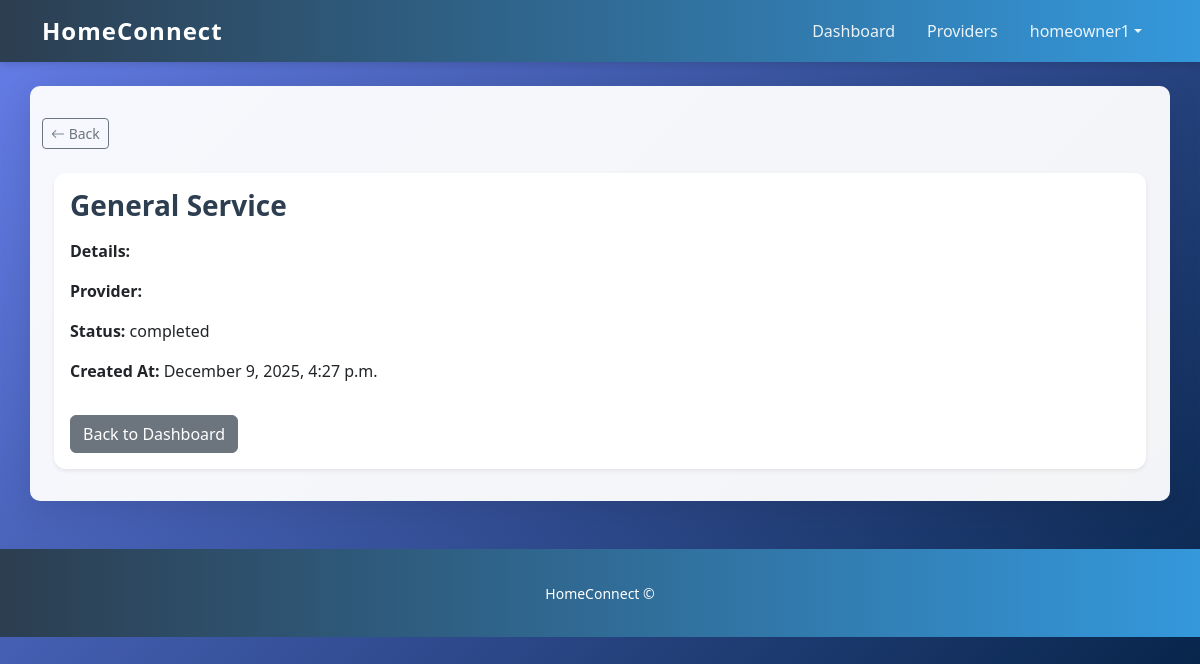
/services/requests/1/ (signed in), run on the app's committed database.
### accounts/models.py (models this page shows, shortened)
class User(AbstractUser):
    USER_TYPES = [
        ('homeowner', 'Homeowner'),
        ('service_provider', 'Service Provider'),
    ]
    user_type = models.CharField(
        max_length=20,
        choices=USER_TYPES,
        default='homeowner'
    )
    bio = models.TextField(blank=True, null=True)
    profile_image = models.ImageField(
        upload_to='profile_images/',
        blank=True,
        null=True
    )
    phone = models.CharField(max_length=30, blank=True, null=True)
    location = models.CharField(max_length=255, blank=True, null=True)
    city = models.CharField(max_length=100, blank=True, null=True)
    services = models.ManyToManyField(
        Service,
        related_name='users',
        blank=True
    )

### services/models.py (models this page shows, shortened)
class ServiceRequest(models.Model):
    STATUS_PENDING = "pending"
    STATUS_ACCEPTED = "accepted"
    STATUS_COMPLETED = "completed"
    STATUS_CANCELLED = "cancelled"
    STATUS_CHOICES = [
        (STATUS_PENDING, "Pending"),
        (STATUS_ACCEPTED, "Accepted"),
        (STATUS_COMPLETED, "Completed"),
        (STATUS_CANCELLED, "Cancelled"),
    ]
    homeowner = models.ForeignKey(
        settings.AUTH_USER_MODEL,
        on_delete=models.CASCADE,
        related_name="homeowner_requests",
    )
    provider = models.ForeignKey(
        ServiceProvider,
        on_delete=models.CASCADE,
        related_name="requests",
    )
    service = models.ForeignKey(
        Service,
        on_delete=models.CASCADE,
        related_name="requests",
        default=default_service,
    )
    description = models.TextField(
        default="No description provided",
        blank=True,
        null=True,
    )
    created_at = models.DateTimeField(auto_now_add=True)
    status = models.CharField(
        max_length=20,
        choices=STATUS_CHOICES,
        default=STATUS_PENDING,
    )
    class Meta:
        ordering = ["-created_at"]

class Service(models.Model):
    name = models.CharField(max_length=100, unique=True)
    description = models.TextField(blank=True)
    def __str__(self):
        return self.name

### services/views.py (the view)
# urls.py: path('requests/<int:pk>/', views.request_detail, name='request_detail'),
@login_required
def request_detail(request, pk):
    sr = get_object_or_404(ServiceRequest, pk=pk, homeowner=request.user)
    return render(request, 'services/request_detail.html', {'request_obj': sr})

### templates/services/request_detail.html (shortened to what this page needs)
{% extends 'base.html' %}
{% block content %}
<div class="container mt-4">
  <div class="card shadow-sm">
    <div class="card-body">
      <h3 class="card-title mb-3">{{ request_obj.service }}</h3>
      <p><strong>Details:</strong> {{ request_obj.details }}</p>
      <p><strong>Provider:</strong> {{ request_obj.provider.company_name }}</p>
      <p><strong>Status:</strong> {{ request_obj.status }}</p>
      <p><strong>Created At:</strong> {{ request_obj.created_at|date:"F j, Y, g:i a" }}</p>
      <a href="{% url 'services:dashboard' %}" class="btn btn-secondary mt-3">Back to Dashboard</a>
    </div>
  </div>
</div>
{% endblock %}

### templates/base.html (shortened to what this page needs)
{% load static %}
<!doctype html>
<html lang="en">
  <head>
    <link href="https://cdn.jsdelivr.net/npm/bootstrap@5.3.2/dist/css/bootstrap.min.css" rel="stylesheet">
    <link rel="stylesheet" href="https://cdn.jsdelivr.net/npm/bootstrap-icons@1.11.1/font/bootstrap-icons.css">
    <link rel="stylesheet" href="{% static 'css/style.css' %}">
  </head>
  <body>
    <nav class="navbar navbar-expand-lg navbar-light bg-light">
      <div class="container">
        <a class="navbar-brand" href="/">HomeConnect</a>
        <div class="collapse navbar-collapse" id="navmenu">
          <ul class="navbar-nav ms-auto">
            {% if user.is_authenticated %}
              <li class="nav-item"><a class="nav-link" href="{% url 'services:dashboard' %}">Dashboard</a></li>
              <li class="nav-item"><a class="nav-link" href="{% url 'services:providers' %}">Providers</a></li>
              <li class="nav-item dropdown">
                <a class="nav-link dropdown-toggle" href="#" id="userMenu" role="button" data-bs-toggle="dropdown" aria-expanded="false">{{ user.username }}</a>
              </li>
            {% else %}
              <li class="nav-item"><a class="nav-link" href="{% url 'accounts:login' %}">Login</a></li>
              <li class="nav-item"><a class="nav-link" href="{% url 'accounts:register' %}">Register</a></li>
            {% endif %}
          </ul>
        </div>
      </div>
    </nav>
    <main class="container mt-4">
      <div class="mb-3">
        <button class="btn btn-outline-secondary btn-sm" onclick="window.history.back()">
          <i class="bi bi-arrow-left"></i> Back
        </button>
      </div>
      {% block content %}{% endblock %}
    </main>
    <footer class="text-center mt-5 mb-4">
      <small>HomeConnect &copy; {{ now.year }}</small>
    </footer>
  </body>
</html>

### static/css/style.css (style rules this page uses)
:root { --primary-color: #2c3e50; --secondary-color: #3498db; --accent-color: #e74c3c; --light-bg: #ecf0f1; --dark-text: #2c3e50; }
body { background: linear-gradient(135deg, #667eea 0%, #001f3f 100%); min-height: 100vh; font-family: 'Segoe UI', Tahoma, Geneva, Verdana, sans-serif; color: var(--dark-text); }
main { background-color: rgba(255, 255, 255, 0.95); border-radius: 10px; padding: 2rem; margin-top: 2rem; box-shadow: 0 8px 32px rgba(0, 0, 0, 0.1); }
.navbar { background: linear-gradient(90deg, var(--primary-color) 0%, var(--secondary-color) 100%) !important; box-shadow: 0 2px 8px rgba(0, 0, 0, 0.15); }
.navbar-brand { font-weight: 700; font-size: 1.5rem; color: white !important; letter-spacing: 1px; }
.nav-link { color: rgba(255, 255, 255, 0.9) !important; transition: color 0.3s ease; margin: 0 0.5rem; }
.card { border: none; border-radius: 12px; box-shadow: 0 4px 15px rgba(0, 0, 0, 0.1); transition: transform 0.3s ease, box-shadow 0.3s ease; }
.card-title { color: var(--primary-color); font-weight: 600; }
footer { background: linear-gradient(90deg, var(--primary-color) 0%, var(--secondary-color) 100%); color: white; padding: 2rem 0; margin-top: 3rem; }

### data on the page
User: username "homeowner1"
ServiceRequest: service "General Service", status "completed", created_at "December 9, 2025, 4:27 p.m."
